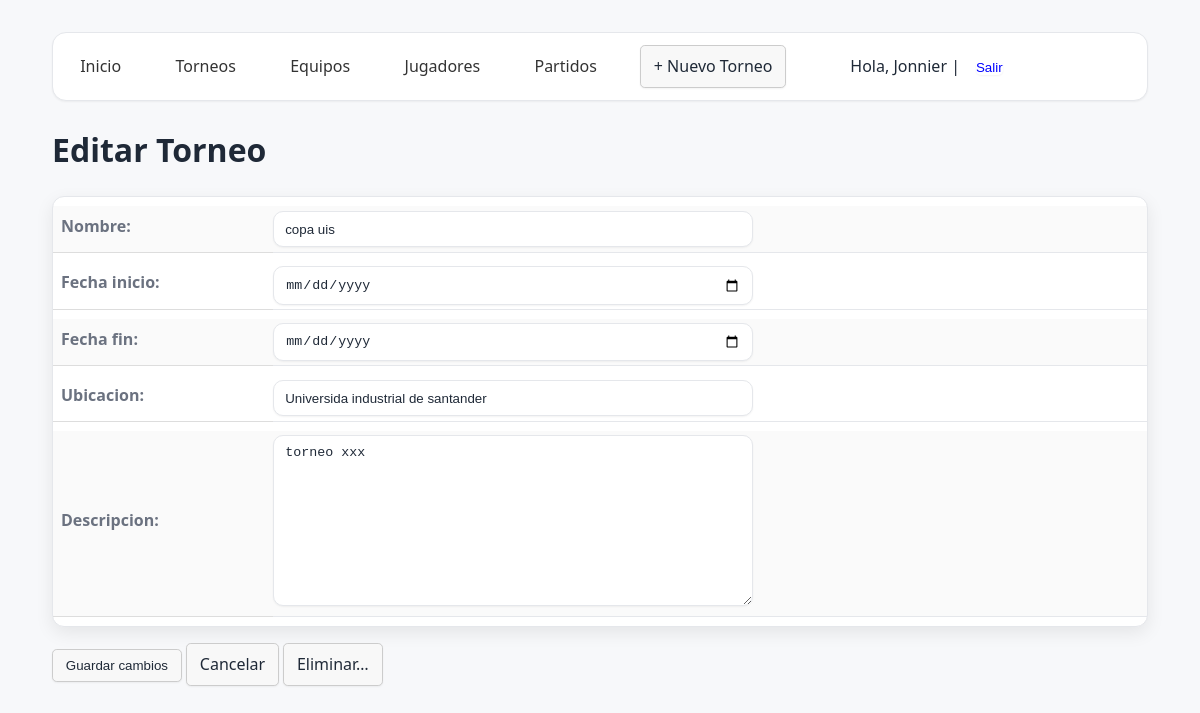
/torneos/1/editar/ (signed in), run on the app's committed database.
### core/models.py (models this page shows, shortened)
class Torneo(models.Model):
    nombre = models.CharField(max_length=150, unique=True)
    fecha_inicio = models.DateField()
    fecha_fin = models.DateField(null=True, blank=True)
    ubicacion = models.CharField(max_length=150, blank=True)
    descripcion = models.TextField(blank=True)
    class Meta:
        ordering = ["-fecha_inicio", "nombre"]

### core/views.py (the view)
# urls.py: path('torneos/<int:pk>/editar/', views.torneo_update, name='torneo_update'),
@login_required
def torneo_update(request, pk):
    torneo = get_object_or_404(Torneo, pk=pk)
    if request.method == "POST":
        form = TorneoForm(request.POST, instance=torneo)
        if form.is_valid():
            form.save()
            messages.success(request, "Torneo actualizado.")
            return redirect(reverse("torneo_detail", args=[torneo.pk]))
    else:
        form = TorneoForm(instance=torneo)
    return render(request, "core/torneo_form.html", {"form": form, "modo": "editar", "torneo": torneo})

### core/forms.py
class TorneoForm(forms.ModelForm):
    class Meta:
        model = Torneo
        fields = ["nombre", "fecha_inicio", "fecha_fin", "ubicacion", "descripcion"]
        widgets = {
            "fecha_inicio": forms.DateInput(attrs={"type": "date"}),
            "fecha_fin": forms.DateInput(attrs={"type": "date"}),
        }

### templates/core/torneo_form.html (shortened to what this page needs)
{% extends "base.html" %}
{% block content %}
  <h1>{% if modo == "editar" %}Editar Torneo{% else %}Nuevo Torneo{% endif %}</h1>
  <form method="post" novalidate>
    <table class="table-wrap">
      {{ form.as_table }}
    </table>
    <p>
      <button type="submit" class="btn">{% if modo == "editar" %}Guardar cambios{% else %}Guardar{% endif %}</button>
      <a href="{% url 'torneos_list' %}" class="btn">Cancelar</a>
      {% if modo == "editar" %}
        <a href="{% url 'torneo_delete' torneo.pk %}" class="btn">Eliminar…</a>
      {% endif %}
    </p>
  </form>
{% endblock %}

### templates/base.html (shortened to what this page needs)
<!DOCTYPE html>
<html lang="es">
<head>
  {% load static %}
  <link rel="stylesheet" href="{% static 'css/styles.css' %}">
</head>
<body>
  <nav>
    <a href="{% url 'home' %}">Inicio</a>
    <a href="{% url 'torneos_list' %}">Torneos</a>
    <a href="{% url 'equipos_list' %}">Equipos</a>
    <a href="{% url 'jugadores_list' %}">Jugadores</a>
    <a href="{% url 'partidos_list' %}">Partidos</a>
    <a class="btn" href="{% url 'torneo_create' %}">+ Nuevo Torneo</a>
    {% if user.is_authenticated %}
      Hola, {{ user.username }} |
      <form action="{% url 'logout' %}" method="post" style="display:inline;">
        <button type="submit" class="btn" style="background:none; border:none; padding:0; color:#00f; cursor:pointer;">Salir</button>
      </form>
    {% else %}
      <a href="{% url 'login' %}">Iniciar sesión</a>
    {% endif %}
  </nav>
  <main>
    {% block content %}{% endblock %}
  </main>
</body>
</html>

### static/css/styles.css (style rules this page uses)
:root { --bg: #f7f8fa; --card: #ffffff; --text: #1f2937; --muted: #6b7280; --primary: #2563eb; --primary-600: #1d4ed8; --primary-700: #1e40af; --border: #e5e7eb; --ring: rgba(37, 99, 235, 0.25); --success: #16a34a; --warning: #f59e0b; --danger: #dc2626; --radius: 12px; --shadow-sm: 0 1px 2px rgba(0,0,0,.05); --shadow-md: 0 6px 18px rgba(0,0,0,.08); --font-sans: ui-sans-serif, system-ui, -apple-system, "Segoe UI", Roboto, "Helvetica Neue", Arial, "Apple Color Emoji", "Segoe UI Emoji"; }
* { box-sizing: border-box; }
html, body { height: 100%; }
body { margin: 0; padding: 0 1.25rem 2rem; background: var(--bg); color: var(--text); font-family: var(--font-sans); line-height: 1.55; }
main { max-width: 1100px; margin: 1.2rem auto 0; }
nav { position: sticky; top: 0; z-index: 50; background: var(--card); border: 1px solid var(--border); border-radius: calc(var(--radius) + 2px); box-shadow: var(--shadow-sm); padding: .75rem 1rem; margin: 1rem auto 1.25rem; max-width: 1100px; display: flex; align-items: center; flex-wrap: wrap; gap: .6rem 1rem; }
nav a { text-decoration: none; color: var(--text); padding: .45rem .7rem; border-radius: 8px; transition: background .2s ease, color .2s ease, transform .08s ease; }
.btn { display: inline-flex; align-items: center; gap: .4rem; padding: .55rem .85rem; border-radius: 10px; border: 1px solid var(--border); background: var(--card); color: var(--text); text-decoration: none; cursor: pointer; box-shadow: var(--shadow-sm); transition: background .2s ease, border-color .2s ease, transform .08s ease; }
.table-wrap { overflow: auto; background: var(--card); border: 1px solid var(--border); border-radius: var(--radius); box-shadow: var(--shadow-md); }
table { width: 100%; border-collapse: collapse; min-width: 700px; }
tbody td { padding: .8rem .8rem; border-bottom: 1px solid var(--border); vertical-align: middle; }
tbody tr:nth-child(odd) { background: rgba(0,0,0,.02); }
form table { min-width: 0; width: 100%; border-collapse: separate; border-spacing: 0 .6rem; }
form th { text-align: left; color: var(--muted); width: 220px; font-weight: 600; }
form td { padding: .2rem 0; }
input[type="text"], input[type="email"], input[type="number"], input[type="date"], input[type="datetime-local"], select, textarea { width: min(480px, 100%); padding: .6rem .7rem; border-radius: 10px; border: 1px solid var(--border); background: var(--card); color: var(--text); box-shadow: var(--shadow-sm); transition: border-color .15s ease, box-shadow .15s ease, transform .08s ease; }
label { display: inline-block; margin-bottom: .35rem; color: var(--muted); }
a { color: var(--primary-600); }

### templates/base.html (style rules this page uses)
body { font-family: system-ui, sans-serif; margin: 2rem; }
nav { margin-bottom: 1.5rem; }
nav a { margin-right: 1rem; text-decoration: none; color: #333; }
table { border-collapse: collapse; width: 100%; margin-top: 1rem; }
th, td { padding: .5rem; border-bottom: 1px solid #ddd; text-align: left; }
.btn { display: inline-block; padding: .5rem .8rem; border: 1px solid #ccc; border-radius: .3rem; text-decoration: none; background-color: #f8f8f8; cursor: pointer; }

### data on the page
Torneo: nombre "copa uis", ubicacion "Universida industrial de santander", descripcion "torneo xxx"

### other printed values
{{ user.username }} "Jonnier"
